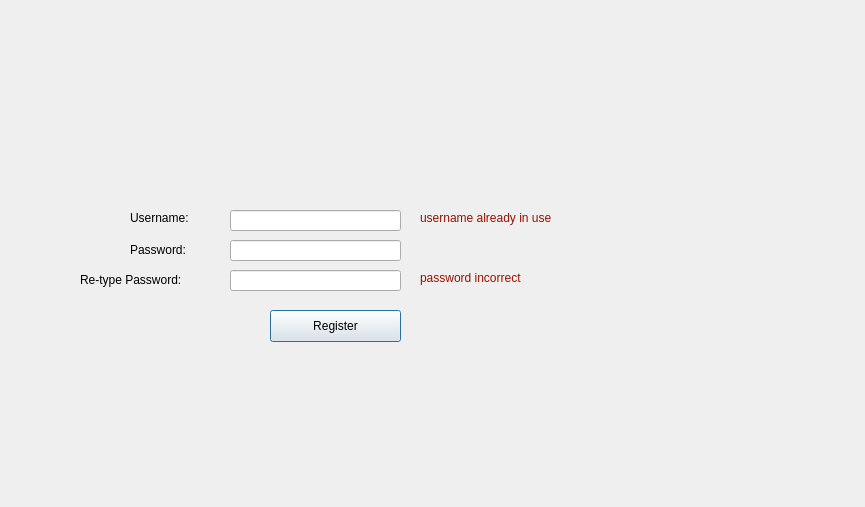
<?xml version="1.0" encoding="UTF-8"?>
<ui version="4.0">
 <class>RegisterWindow</class>
 <widget class="QDialog" name="RegisterWindow">
  <property name="geometry">
   <rect>
    <x>0</x>
    <y>0</y>
    <width>865</width>
    <height>507</height>
   </rect>
  </property>
  <property name="windowTitle">
   <string>Dialog</string>
  </property>
  <widget class="QLabel" name="userlabel">
   <property name="geometry">
    <rect>
     <x>130</x>
     <y>210</y>
     <width>91</width>
     <height>16</height>
    </rect>
   </property>
   <property name="text">
    <string>Username: </string>
   </property>
  </widget>
  <widget class="QLabel" name="passlabel">
   <property name="geometry">
    <rect>
     <x>130</x>
     <y>240</y>
     <width>71</width>
     <height>20</height>
    </rect>
   </property>
   <property name="text">
    <string>Password: </string>
   </property>
  </widget>
  <widget class="QLabel" name="repeatlabel">
   <property name="geometry">
    <rect>
     <x>80</x>
     <y>270</y>
     <width>111</width>
     <height>20</height>
    </rect>
   </property>
   <property name="text">
    <string>Re-type Password:</string>
   </property>
  </widget>
  <widget class="QPushButton" name="regButton">
   <property name="geometry">
    <rect>
     <x>270</x>
     <y>310</y>
     <width>131</width>
     <height>32</height>
    </rect>
   </property>
   <property name="text">
    <string>Register</string>
   </property>
  </widget>
  <widget class="QLineEdit" name="userline">
   <property name="geometry">
    <rect>
     <x>230</x>
     <y>210</y>
     <width>171</width>
     <height>21</height>
    </rect>
   </property>
  </widget>
  <widget class="QLineEdit" name="passline">
   <property name="geometry">
    <rect>
     <x>230</x>
     <y>240</y>
     <width>171</width>
     <height>21</height>
    </rect>
   </property>
   <property name="echoMode">
    <enum>QLineEdit::Password</enum>
   </property>
  </widget>
  <widget class="QLineEdit" name="repeatline">
   <property name="geometry">
    <rect>
     <x>230</x>
     <y>270</y>
     <width>171</width>
     <height>21</height>
    </rect>
   </property>
   <property name="echoMode">
    <enum>QLineEdit::Password</enum>
   </property>
  </widget>
  <widget class="QLabel" name="usererror">
   <property name="geometry">
    <rect>
     <x>420</x>
     <y>210</y>
     <width>161</width>
     <height>16</height>
    </rect>
   </property>
   <property name="text">
    <string>&lt;html&gt;&lt;head/&gt;&lt;body&gt;&lt;p&gt;&lt;span style=&quot; color:#941100;&quot;&gt;username already in use&lt;/span&gt;&lt;/p&gt;&lt;/body&gt;&lt;/html&gt;</string>
   </property>
  </widget>
  <widget class="QLabel" name="passerror">
   <property name="geometry">
    <rect>
     <x>420</x>
     <y>270</y>
     <width>161</width>
     <height>16</height>
    </rect>
   </property>
   <property name="text">
    <string>&lt;html&gt;&lt;head/&gt;&lt;body&gt;&lt;p&gt;&lt;span style=&quot; color:#941100;&quot;&gt;password incorrect&lt;/span&gt;&lt;/p&gt;&lt;/body&gt;&lt;/html&gt;</string>
   </property>
  </widget>
 </widget>
 <resources/>
 <connections/>
</ui>
